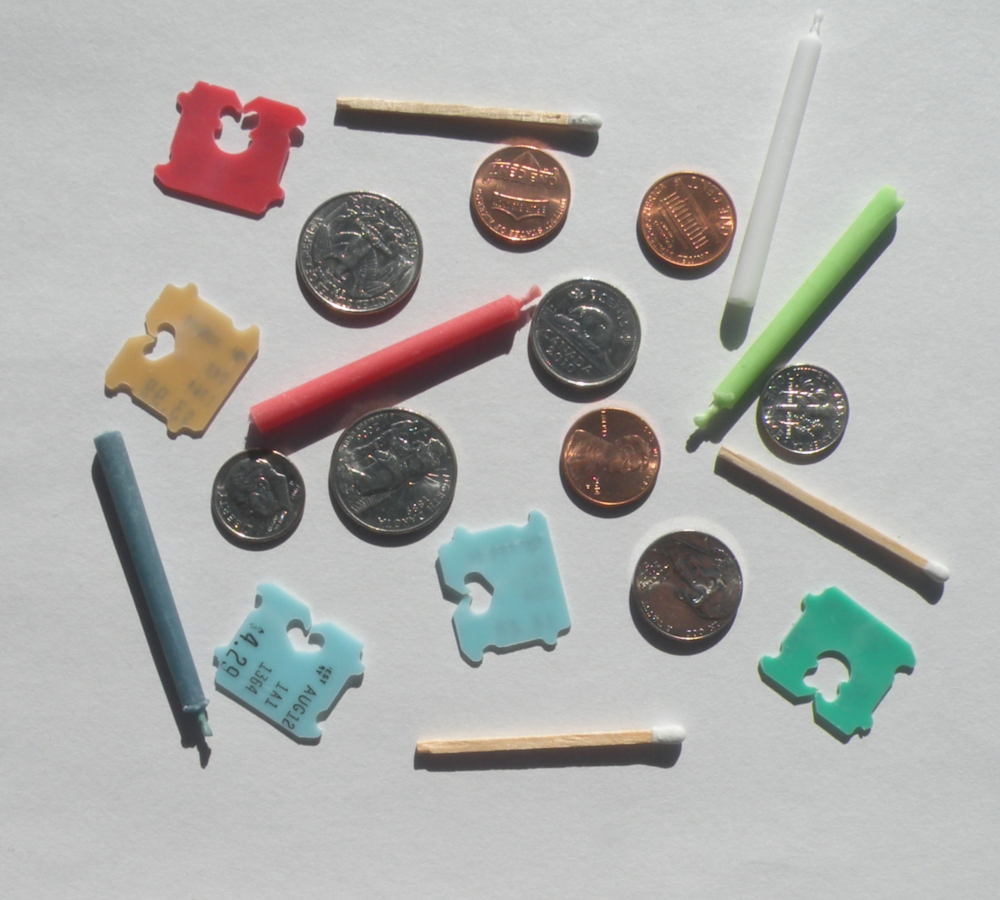
%> input picture ELEN640/DQ_Project3/Part 2/Color/DSCN0616Color2_C1.png, 1000 x 900 px; the run also reads 2 pictures not shown here
$ octave prjpart2runscriptC1.m   (GNU Octave 9; MATLAB toolbox functions it lacks are replaced by stand-ins)
%> lines starting %> are read from the running program, lines starting %| are printed output that depends on the picture; in (x1, y1, x2, y2) boxes, pixels count from 0 and x2, y2 are one past the last pixel; in counts of white or black regions, pixels touching at a corner belong together; the program's own positions count from 1
### ELEN640/DQ_Project3/Part 2/threshold.m
function threshim = threshold(im, thresh)
%   threshim = threshold(im,thresh)
%   Creates thresholded image, threshim, at given threshold, thresh.


imsize  =   size(im);

rows    =   imsize(1);
cols    =   imsize(2);

threshim = zeros(imsize);
for i = 1:rows
    for j = 1:cols
        if im(i,j) >= thresh
            threshim(i,j) = 255;
        end
    end
end

end

### ELEN640/DQ_Project3/Part 2/prjpart2runscriptC1.m
% project part 2 run script - color image set 1

disp('WARNING: Running this will take a long period of time and will generate a lot of image figures. Okay to run?');
pause;

close all;

% Read the images and get one of each coin. Same coins are used for all
% imagess.
im1 = imread('Color/DSCN0616Color2_C1.png');
%> im1 is the input picture: size 900x1000x3 uint8; mean R, G, B 174.9, 174.6, 171.9
im2 = imread('Color/DSCN0619Color2_C1.png');
im3 = imread('Color/DSCN0622Color2_C1.png');
im4 = imread('Color/DSCN0625Color2_C1.png');
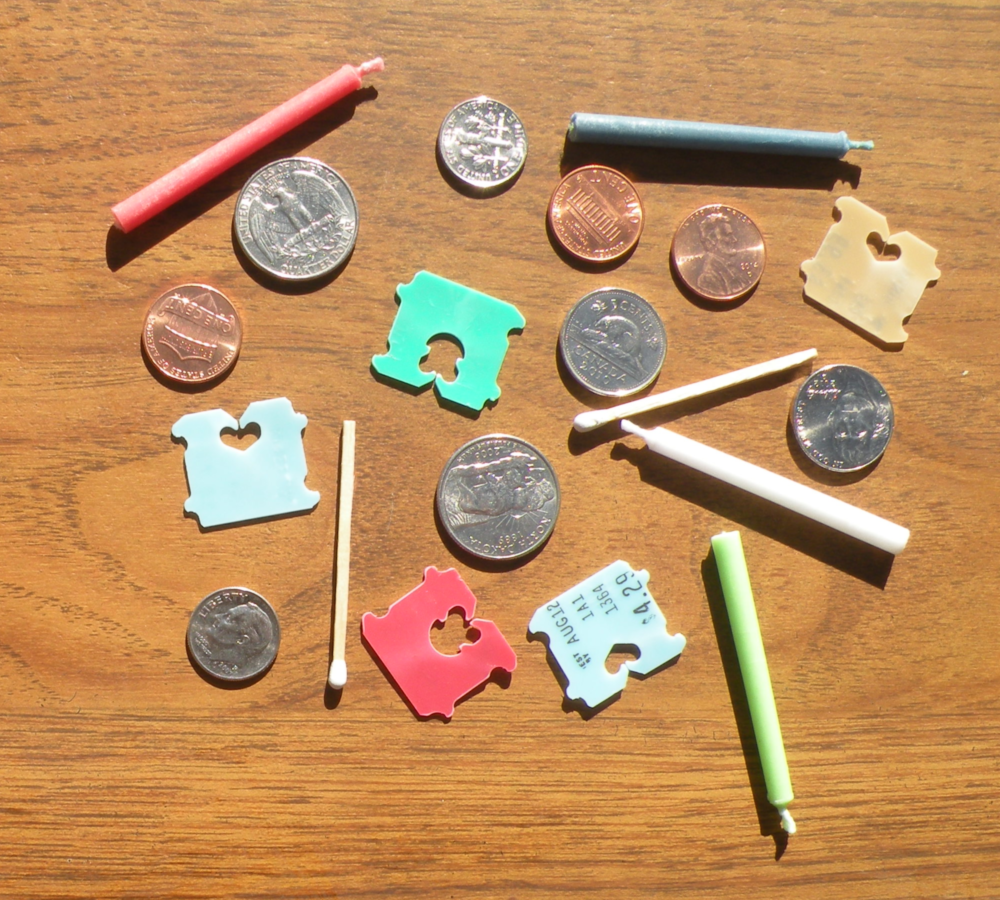
%> input picture ELEN640/DQ_Project3/Part 2/Color/DSCN0625Color2_C1.png, 1000 x 900 px
%> im4 is the input picture: size 900x1000x3 uint8; mean R, G, B 189.7, 141.6, 94.4
im5 = imread('Color/DSCN0629Color2_C1.png');
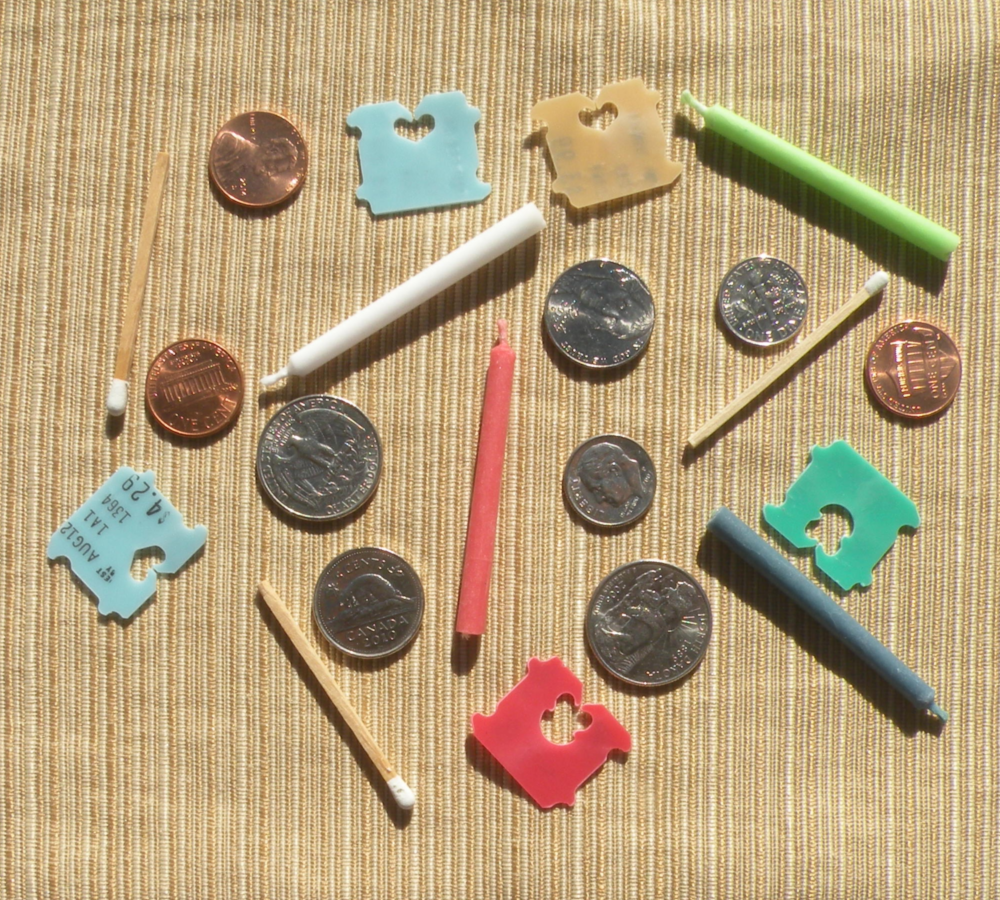
%> input picture ELEN640/DQ_Project3/Part 2/Color/DSCN0629Color2_C1.png, 1000 x 900 px
%> im5 is the input picture: size 900x1000x3 uint8; mean R, G, B 181.8, 159.7, 123
im6 = imread('Color/DSCN0632Color2_C1.png');
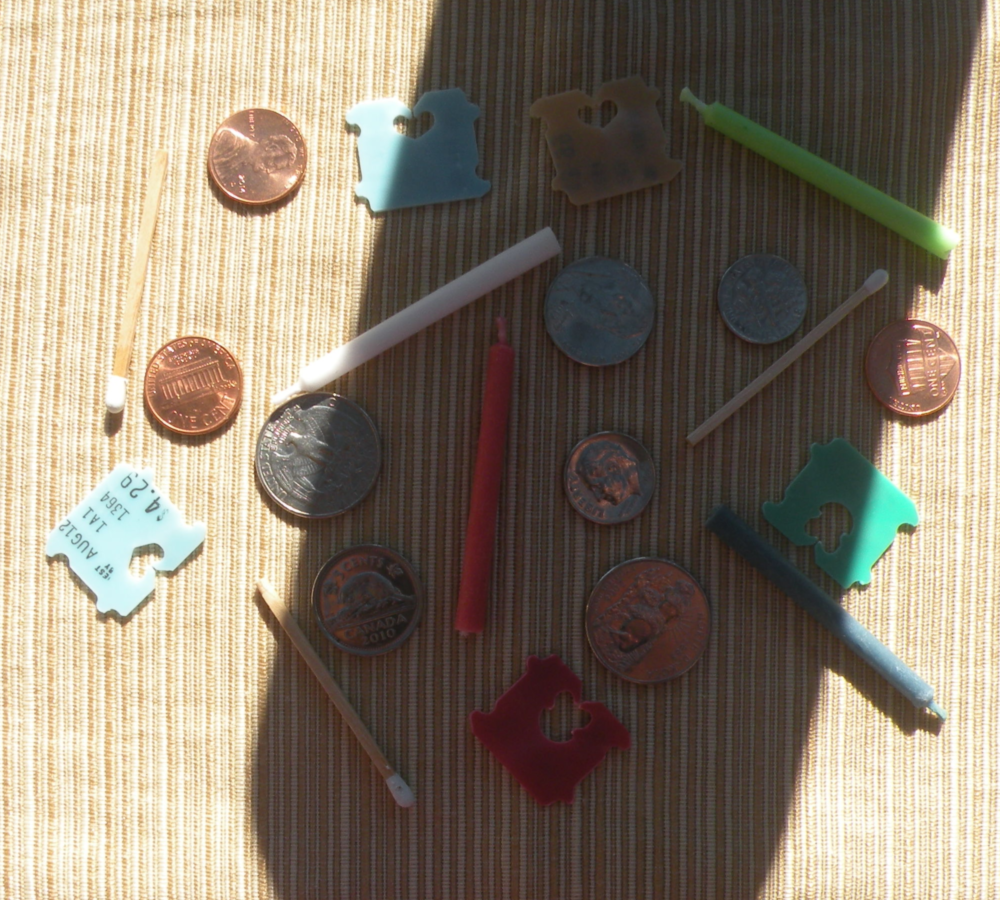
%> input picture ELEN640/DQ_Project3/Part 2/Color/DSCN0632Color2_C1.png, 1000 x 900 px
%> im6 is the input picture: size 900x1000x3 uint8; mean R, G, B 136.3, 124.8, 108.7

im1bw = rgb2gray(im1);
im2bw = rgb2gray(im2);
im3bw = rgb2gray(im3);
im4bw = rgb2gray(im4);
im5bw = rgb2gray(im5);
im6bw = rgb2gray(im6);

pene = im1(170:270,634:739,:);
penex = rgb2gray(pene);
nice = im1(528:645,630:745,:);
nicex = rgb2gray(nice);
dime1 = im1(362:458,758:850,:);
dimex = rgb2gray(dime1);
quae = im1(187:320,292:427,:);
quaex = rgb2gray(quae);

se = strel('disk',3,0);
smfil       =   fspecial('average');
thresh = 127;

clim1 = imclose(im1bw,se);
thclim1  = threshold(clim1,thresh);
%> after the loop in threshold, `for i = 1:rows`: threshim: size 900x1000 double; 83.2% white; 46 black regions, largest, box (x1, y1, x2, y2) and area: (211, 279, 641, 551) 44254, (153, 83, 304, 220) 12490, (91, 435, 211, 767) 11399
opim1    = imopen(im1bw,se);
opsmim1  = filter2(smfil,opim1);
edim1    = edge(opsmim1,'Sobel');
%> edim1: size 900x1000 logical; 1.5% white in thin lines or dots
clopim1  = imopen(clim1,se);
thclopim1 = threshold(clopim1,thresh);
%> after the loop in threshold (call 2), `for i = 1:rows`: threshim: size 900x1000 double; 82.5% white; 36 black regions, largest, box (x1, y1, x2, y2) and area: (211, 279, 641, 551) 45731, (334, 104, 598, 253) 13699, (153, 83, 304, 220) 12639

clim2 = imclose(im2bw,se);
thclim2  = threshold(clim2,thresh);
%> after the loop in threshold (call 3), `for i = 1:rows`: threshim: size 900x1000 double; 89.3% white; 77 black regions, largest, box (x1, y1, x2, y2) and area: (427, 398, 599, 720) 16724, (519, 297, 776, 443) 11723, (661, 537, 772, 659) 8472
opim2    = imopen(im2bw,se);
opsmim2  = filter2(smfil,opim2);
edim2    = edge(opsmim2,'Sobel');
%> edim2: size 900x1000 logical; 1.7% white in thin lines or dots
clopim2  = imopen(clim2,se);
thclopim2 = threshold(clopim2,thresh);
%> after the loop in threshold (call 4), `for i = 1:rows`: threshim: size 900x1000 double; 89% white; 58 black regions (2 under 20 px), largest, box (x1, y1, x2, y2) and area: (427, 398, 599, 720) 17919, (519, 297, 776, 443) 11737, (661, 537, 772, 659) 8873

clim3 = imclose(im3bw,se);
thclim3  = threshold(clim3,thresh);
%> after the loop in threshold (call 5), `for i = 1:rows`: threshim: size 900x1000 double; 85.1% white; 326 black regions (121 under 20 px), largest, box (x1, y1, x2, y2) and area: (343, 541, 569, 800) 13124, (499, 545, 629, 677) 10788, (626, 273, 928, 362) 8935
opim3    = imopen(im3bw,se);
opsmim3  = filter2(smfil,opim3);
edim3    = edge(opsmim3,'Sobel');
%> edim3: size 900x1000 logical; 1.9% white in thin lines or dots
clopim3  = imopen(clim3,se);
thclopim3 = threshold(clopim3,thresh);
%> after the loop in threshold (call 6), `for i = 1:rows`: threshim: size 900x1000 double; 84.1% white; 214 black regions (101 under 20 px), largest, box (x1, y1, x2, y2) and area: (343, 541, 569, 800) 13175, (363, 104, 521, 503) 12021, (499, 545, 629, 677) 11999

clim4 = imclose(im4bw,se);
thclim4  = threshold(clim4,thresh);
%> after the loop in threshold (call 7), `for i = 1:rows`: threshim: size 900x1000 double; 91% white; 189 black regions (82 under 20 px), largest, box (x1, y1, x2, y2) and area: (559, 127, 862, 192) 13315, (610, 443, 896, 590) 10006, (105, 82, 378, 272) 9853
opim4    = imopen(im4bw,se);
opsmim4  = filter2(smfil,opim4);
edim4    = edge(opsmim4,'Sobel');
%> edim4: size 900x1000 logical; 1.9% white in thin lines or dots
clopim4  = imopen(clim4,se);
thclopim4 = threshold(clopim4,thresh);
%> call 8 of threshold, with thresh = 127
%> after the loop in threshold (call 8), `for i = 1:rows`:
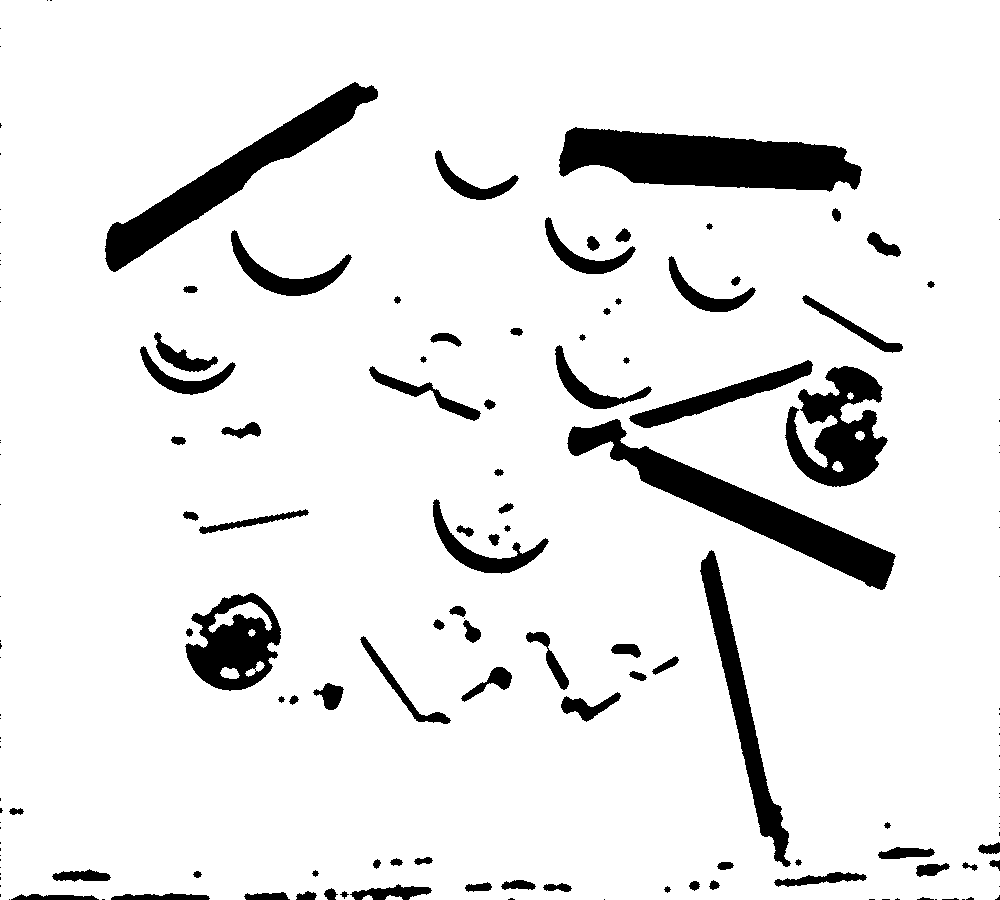
%> threshim: size 900x1000 double; 90.8% white; 162 black regions (74 under 20 px), largest, box (x1, y1, x2, y2) and area: (559, 127, 862, 192) 13335, (567, 419, 896, 590) 11274, (105, 82, 378, 272) 9865

clim5 = imclose(im5bw,se);
thclim5  = threshold(clim5,thresh);
opim5    = imopen(im5bw,se);
opsmim5  = filter2(smfil,opim5);
edim5    = edge(opsmim5,'Sobel');
clopim5  = imopen(clim5,se);
thclopim5 = threshold(clopim5,thresh);

clim6 = imclose(im6bw,se);
thclim6  = threshold(clim6,thresh);
opim6    = imerode(im6bw,se);
opsmim6  = filter2(smfil,opim6);
edim6    = edge(opsmim6,'Sobel');
clopim6  = imopen(clim6,se);
%> (the run ends here)
